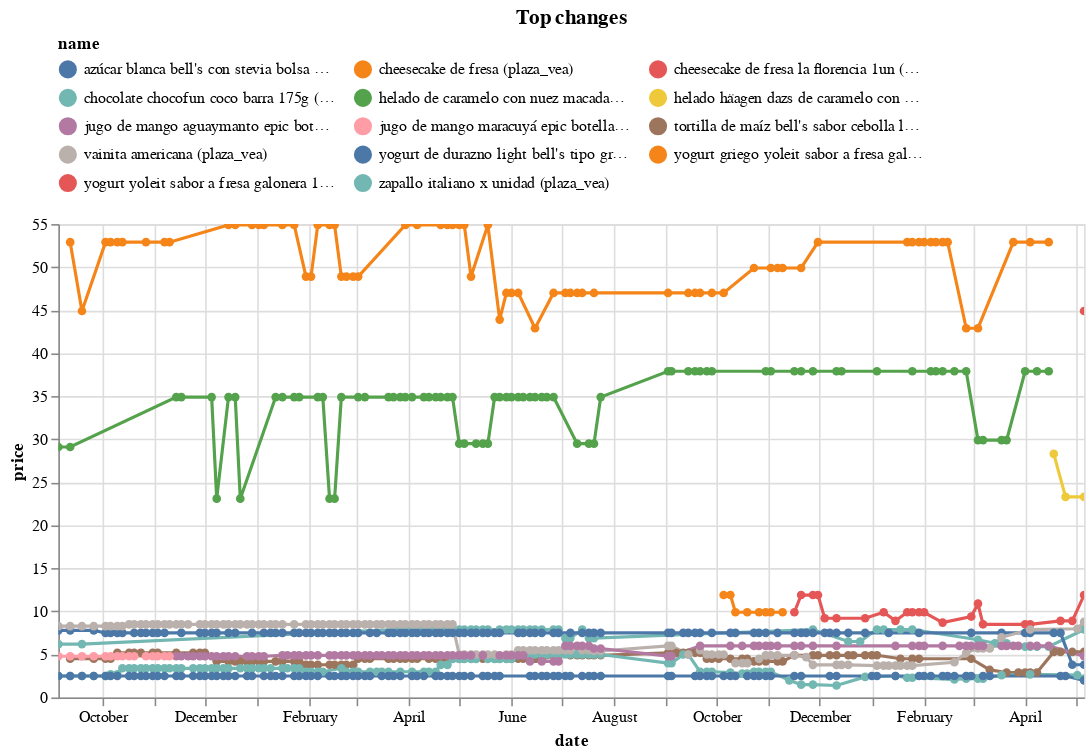

The notebook cell saved with this chart:
### Code cell
top_changes.head(10).pipe(plot_changes, 'Top changes')

### Figure 1 — Vega-Lite specification as saved in the notebook (floating-point values rounded to 4 significant figures; data arrays with more than 128 entries replaced by an {"elided": "..."} marker saying what was removed)
{"config": {"view": {"continuousWidth": 300, "continuousHeight": 300}, "legend": {"columns": 3, "orient": "top"}}, "data": {"name": "data-42e42b111e1d16f93e82d315feb1d040"}, "mark": {"type": "line", "point": true}, "encoding": {"color": {"field": "name", "scale": {"domain": ["azúcar blanca bell's con stevia bolsa 500g (plaza_vea)", "cheesecake de fresa (plaza_vea)", "cheesecake de fresa la florencia 1un (plaza_vea)", "chocolate chocofun coco barra 175g (plaza_vea)", "helado de caramelo con nuez macadamia häagen-dazs pote 473ml (plaza_vea)", "helado häagen dazs de caramelo con nuez macadamia pote 473ml (plaza_vea)", "jugo de mango aguaymanto epic botella 380ml (plaza_vea)", "jugo de mango maracuyá epic botella 380ml (plaza_vea)", "tortilla de maíz bell's sabor cebolla lata 150g (plaza_vea)", "vainita americana (plaza_vea)", "yogurt de durazno light bell's tipo griego vaso 115g (plaza_vea)", "yogurt griego yoleit sabor a fresa galonera 1.7kg (plaza_vea)", "yogurt yoleit sabor a fresa galonera 1.7kg (plaza_vea)", "zapallo italiano x unidad (plaza_vea)"]}, "type": "nominal"}, "tooltip": [{"field": "name", "type": "nominal"}, {"field": "price", "type": "quantitative"}, {"field": "last_price", "type": "quantitative"}], "x": {"field": "date", "type": "temporal"}, "y": {"field": "price", "type": "quantitative"}}, "params": [{"name": "param_1", "select": {"type": "point", "fields": ["name"]}, "bind": "legend"}, {"name": "param_2", "select": {"type": "interval", "encodings": ["x", "y"]}, "bind": "scales"}], "title": "Top changes", "transform": [{"filter": {"param": "param_1"}}], "width": 650, "$schema": "https://vega.github.io/schema/vega-lite/v5.17.0.json", "datasets": {"data-42e42b111e1d16f93e82d315feb1d040": {"elided": "895 records"}}}
